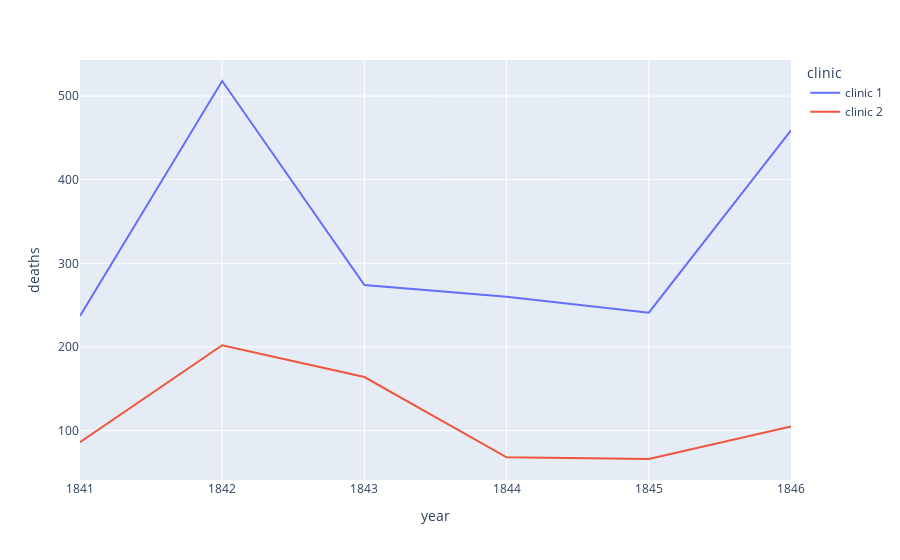

Notebook code for this chart:
### Code cell
px.line(df_yearly, "year", "deaths", color="clinic")

### Figure 1 — Plotly figure (JSON) as saved in the notebook; plotly's stock layout.template omitted (floating-point values rounded to 4 significant figures)
{"data": [{"hovertemplate": "clinic=clinic 1<br>year=%{x}<br>deaths=%{y}<extra></extra>", "legendgroup": "clinic 1", "line": {"color": "#636efa", "dash": "solid"}, "marker": {"symbol": "circle"}, "mode": "lines", "name": "clinic 1", "orientation": "v", "showlegend": true, "type": "scatter", "x": [1841, 1842, 1843, 1844, 1845, 1846], "xaxis": "x", "y": [237, 518, 274, 260, 241, 459], "yaxis": "y"}, {"hovertemplate": "clinic=clinic 2<br>year=%{x}<br>deaths=%{y}<extra></extra>", "legendgroup": "clinic 2", "line": {"color": "#EF553B", "dash": "solid"}, "marker": {"symbol": "circle"}, "mode": "lines", "name": "clinic 2", "orientation": "v", "showlegend": true, "type": "scatter", "x": [1841, 1842, 1843, 1844, 1845, 1846], "xaxis": "x", "y": [86, 202, 164, 68, 66, 105], "yaxis": "y"}], "layout": {"legend": {"title": {"text": "clinic"}, "tracegroupgap": 0}, "margin": {"t": 60}, "xaxis": {"anchor": "y", "domain": [0, 1], "title": {"text": "year"}}, "yaxis": {"anchor": "x", "domain": [0, 1], "title": {"text": "deaths"}}}}
